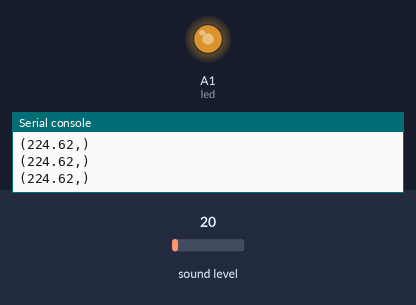
The program below on a simulated CircuitPython board. Shown: output pins drawn as LEDs (lit = HIGH), the last lines printed to the serial console. Inputs (shaded band) come from the test bench; at power-on: sound level 20.

Above: at 1.2 s.
1.3 s: sound level set to 5
At 2.2 s:
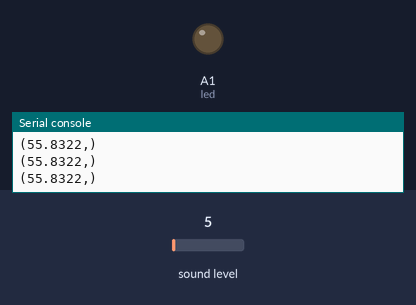
2.8 s: sound level set to 64
At 3.7 s:
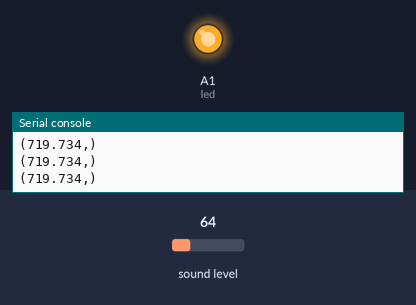
Timing chart, 0 to 5.8 s (numbered marks = the images above; inputs shaded):
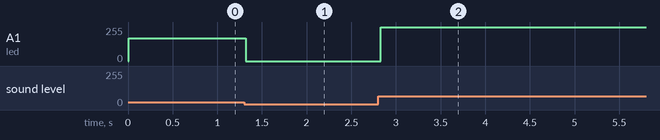

Measured:
- after the input at 1.3 s, A1 (led): 170/255 → 0/255 at once
- after the input at 2.8 s, A1 (led): 0/255 → 255/255 at once

The program:

arduino_nano_rp2040_connect_mic.py
```python
'''Adapted from the example code DM_Mic_Sound_Level_Plot.py
https://github.com/adafruit/Adafruit_Learning_System_Guides/
blob/master/PDM_Microphone/PDM_Mic_Sound_Level_Plot.py '''

import time
import array
import math
import board
import audiobusio
import pwmio
import simpleio

# LED setup
led = pwmio.PWMOut(board.A1, frequency=5000, duty_cycle=0)

# Remove DC bias before computing RMS.
def mean(values):
    return sum(values) / len(values)

def normalized_rms(values):
    minbuf = int(mean(values))
    samples_sum = sum(
        float(sample - minbuf) * (sample - minbuf)
        for sample in values
    )

    return math.sqrt(samples_sum / len(values))

mic = audiobusio.PDMIn(board.MICROPHONE_CLOCK,
                       board.MICROPHONE_DATA, sample_rate=16000, bit_depth=16)
samples = array.array('H', [0] * 160)

while True:

    mic.record(samples, len(samples))
    magnitude = normalized_rms(samples)
    print((magnitude,))

    #  mapping mic's level to LED PWM range
    mapped_value = simpleio.map_range(magnitude, 75 , 300, 0, 65535)

    #  sending mapped value to LED for PWM
    led.duty_cycle = int(mapped_value)
    #  optional logging for mapped_value
    #  print((mapped_value,))
    time.sleep(0.01)
```
